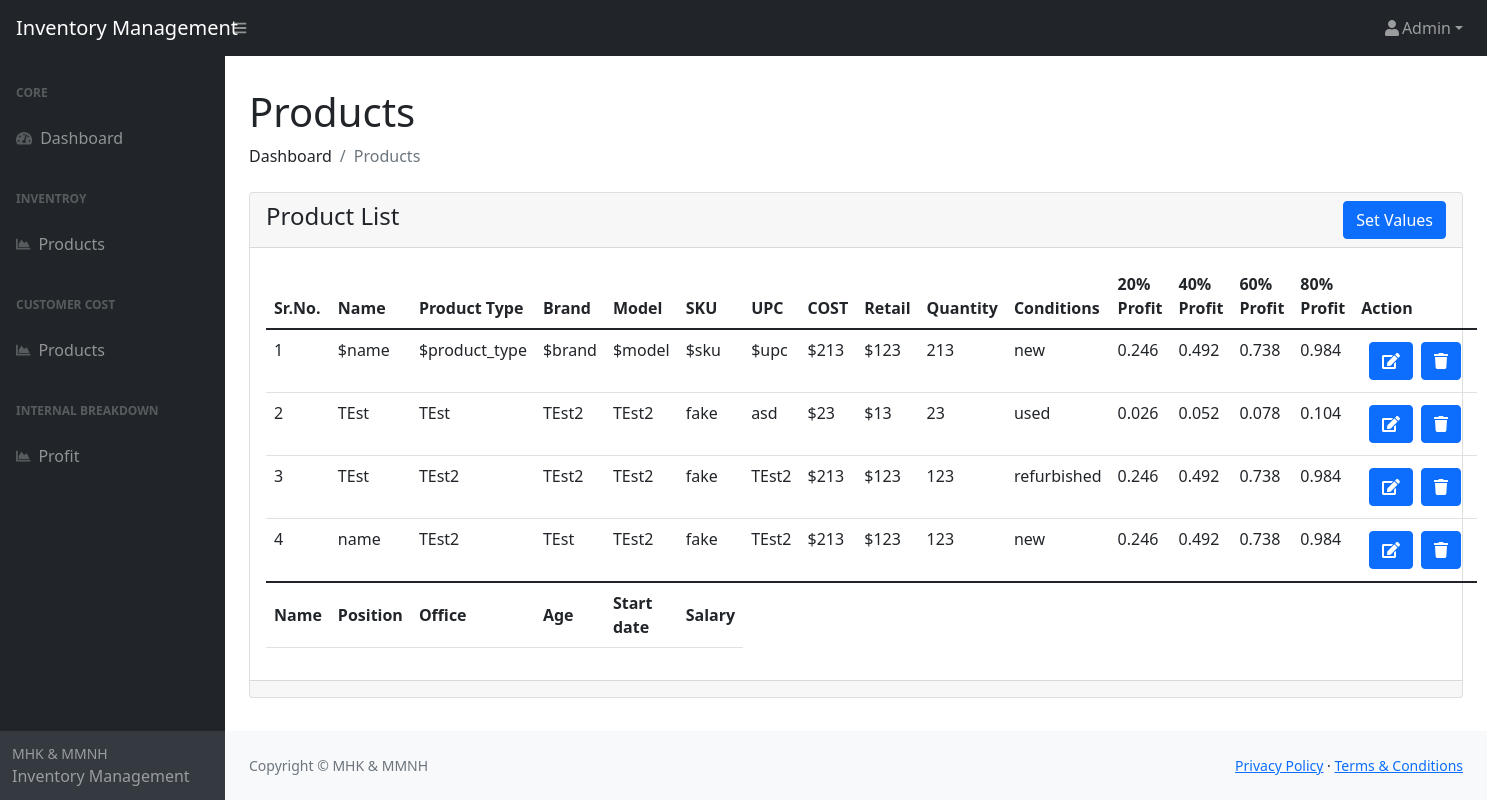
The app's page /productListWithProfit.php (signed in) with its own data.
### tables this page shows
CREATE TABLE `products` (
  `id` int NOT NULL,
  `name` varchar(255) NOT NULL,
  `product_type` varchar(255) DEFAULT NULL,
  `brand` varchar(255) DEFAULT NULL,
  `model` varchar(255) DEFAULT NULL,
  `sku` varchar(255) DEFAULT NULL,
  `upc` varchar(255) DEFAULT NULL,
  `manufactor` varchar(255) DEFAULT NULL,
  `vendors` varchar(255) DEFAULT NULL,
  `cost` double NOT NULL,
  `retail` double NOT NULL,
  `discount` double DEFAULT NULL,
  `unit_weight` double DEFAULT NULL,
  `dimension` double DEFAULT NULL,
  `quantity` int DEFAULT NULL,
  `conditions` varchar(255) DEFAULT NULL,
  `image` varchar(255) DEFAULT NULL,
  `description` text,
  `created_at` timestamp NOT NULL DEFAULT CURRENT_TIMESTAMP,
  `updated_at` timestamp NOT NULL DEFAULT CURRENT_TIMESTAMP
);

### functions/_product.php (called while the page is built, shortened)
<?php
     include('db.php');
     function productList(){
          global $db;
          $query = "SELECT * FROM products";
          $result = mysqli_query($db, $query);
          if ($result->num_rows > 0) {
               while ($list = $result->fetch_assoc()) {
                    $arr[] = $list;
               }
               return $arr;
          }else{
               return 0;
          }
     }
?>

### productListWithProfit.php (the view, shortened to what this page needs)
<?php
include('./components/HTML_Start.php');
include('./components/header.php');
include('./functions/_product.php');
$result = productList();
?>
<h1 class="mt-4">Products</h1>
<ol class="breadcrumb mb-4">
    <li class="breadcrumb-item">Dashboard</li>
    <li class="breadcrumb-item active">Products</li>
</ol>
<div class="card">
    <div class="card-header d-flex justify-content-between align-items-center">
        <h4 class="card-title">Product List</h4>
        <a href="./SetInventoryValues.php" class="btn btn-primary">Set Values</a>
    </div>
    <div class="card-body">
        <table class="table table-responsive table-hover" id="datatablesSimple">
            <thead>
                <tr>
                    <th>Sr.No.</th>
                    <th>Name</th>
                    <th>Product Type</th>
                    <th>Brand</th>
                    <th>Model</th>
                    <th>SKU</th>
                    <th>UPC</th>
                    <th>COST</th>
                    <th>Retail</th>
                    <th>Quantity</th>
                    <th>Conditions</th>
                    <th>20% Profit</th>
                    <th>40% Profit</th>
                    <th>60% Profit</th>
                    <th>80% Profit</th>
                    <th>Action</th>
                </tr>
            </thead>
            <tbody>
                <?php
                if ($result == 0) {
               ?>
                <tr>
                    <td class="text-center" colspan="10">No Product Found</td>
                </tr>
                <?php
                }else{
                     $sr = 1;
                    foreach ($result as $product) {
                        ?>
                <tr>
                    <td><?php echo $sr; ?></td>
                    <td>
                        <?php echo $product['name']; ?>
                    </td>
                    <td>
                        <?php echo $product['product_type']; ?>
                    </td>
                    <td>
                        <?php echo $product['brand']; ?>
                    </td>
                    <td>
                        <?php echo $product['model']; ?>
                    </td>
                    <td>
                        <?php echo $product['sku']; ?>
                    </td>
                    <td>
                        <?php echo $product['upc']; ?>
                    </td>
                    <td>
                        $<?php echo $product['cost']; ?>
                    </td>
                    <td>
                        $<?php echo $product['retail']; ?>
                    </td>
                    <td>
                        <?php echo $product['quantity']; ?>
                    </td>
                    <td>
                        <?php echo $product['conditions']; ?>
                    </td>
                    <td>
                        <?php
                            $percentage = 0.2;
                            $retail = $product['retail'];
                            $price =  ($retail / 100) * $percentage;
                            echo $price;
                        ?>
                    </td>
                    <td>
                        <?php
                            $percentage = 0.4;
                            $retail = $product['retail'];
                            $price =  ($retail / 100) * $percentage;
                            echo $price;
                        ?>
                    </td>
                    <td>
                        <?php
                            $percentage = 0.6;
                            $retail = $product['retail'];
                            $price =  ($retail / 100) * $percentage;
                            echo $price;
                        ?>
                    </td>
                    <td>
                        <?php
                            $percentage = 0.8;
                            $retail = $product['retail'];
                            $price =  ($retail / 100) * $percentage;
                            echo $price;
                        ?>
                    </td>
                    <td>
                        <div class="container p-1 d-flex justify-content-around align-items-center">
                            <a href="./productUpdate.php?id=<?php echo $product['id']; ?>"
                                class="btn mx-1 btn-primary"><i class="fa fa-edit" aria-hidden="true"></i></a>
                            <a onclick="confirm('Are you Sure');"
                                href="./functions/_delete_product.php?id=<?php echo $product['id']; ?>"
                                class="btn mx-1 btn-primary"><i class="fa fa-trash" aria-hidden="true"></i></a>
                        </div>
                    </td>
                </tr>
                <?php
                $sr++;
                    }
                }
                ?>
            </tbody>
            <tfoot>
                <tr>
                    <th>Name</th>
                    <th>Position</th>
                    <th>Office</th>
                    <th>Age</th>
                    <th>Start date</th>
                    <th>Salary</th>
                </tr>
            </tfoot>
        </table>
    </div>
    <div class="card-footer"></div>
</div>
<br>
<?php
include('./components/footer.php');
include('./components/HTML_End.php');
  ?>

### assets/css/style.css (style rules this page uses)
* { margin: 0px; padding: 0px; box-sizing: border-box; }

### records on screen
products: name "$name", product_type "$product_type", brand "$brand", model "$model", sku "$sku", upc "$upc", cost "213", retail "123", quantity "213", conditions "new", retail "0.246", retail "0.492", retail "0.738", retail "0.984"
products: name "TEst", product_type "TEst", brand "TEst2", model "TEst2", sku "fake", upc "asd", cost "23", retail "13", quantity "23", conditions "used", retail "0.026", retail "0.052", retail "0.078", retail "0.104"
products: name "TEst", product_type "TEst2", brand "TEst2", model "TEst2", sku "fake", upc "TEst2", cost "213", retail "123", quantity "123", conditions "refurbished", retail "0.246", retail "0.492", retail "0.738", retail "0.984"
products: name "name", product_type "TEst2", brand "TEst", model "TEst2", sku "fake", upc "TEst2", cost "213", retail "123", quantity "123", conditions "new", retail "0.246", retail "0.492", retail "0.738", retail "0.984"

### other values on screen
$_SESSION['login']['username'] "Admin"
